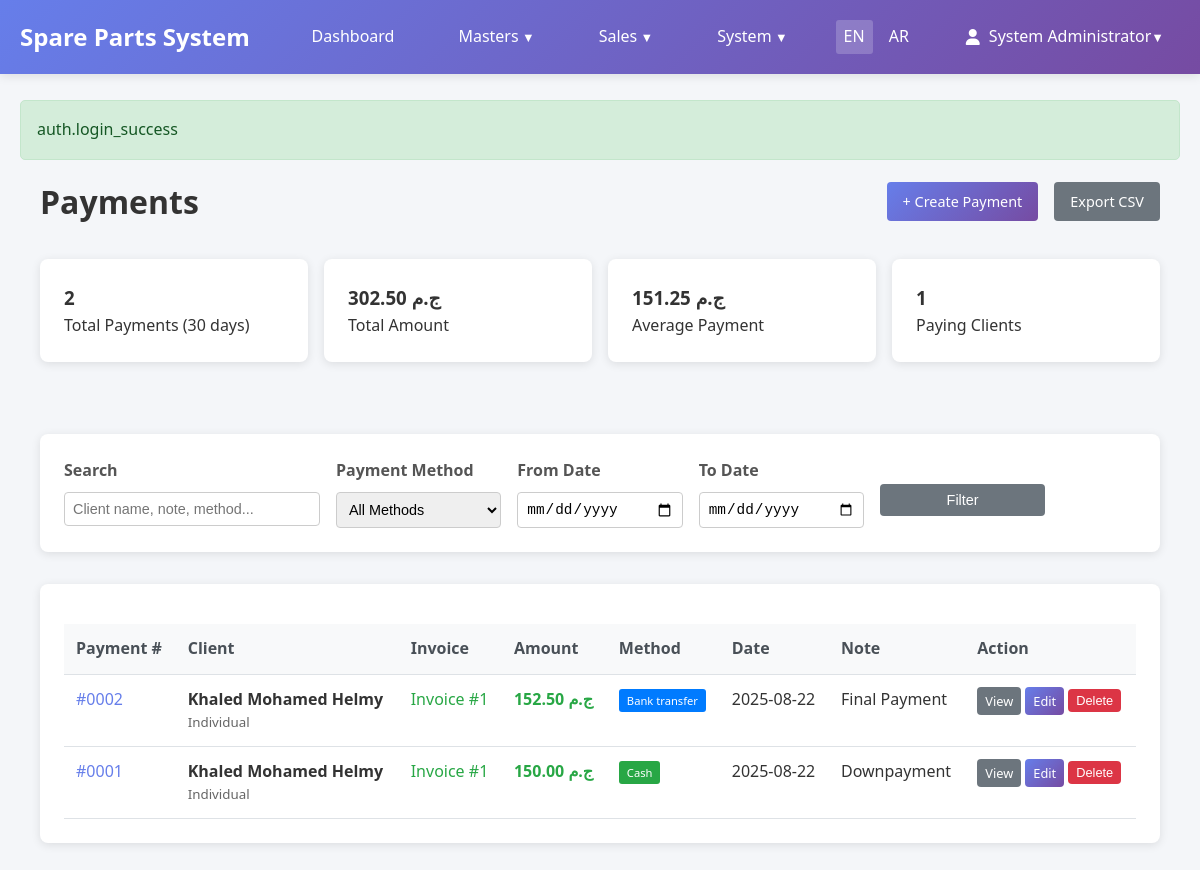
Page /payments (signed in) on the committed database.
### tables this page shows
CREATE TABLE `sp_payments` (
  `id` int NOT NULL AUTO_INCREMENT,
  `invoice_id` int NOT NULL,
  `client_id` int NOT NULL,
  `currency_code` varchar(3) NOT NULL DEFAULT 'EGP',
  `exchange_rate` decimal(10,6) NOT NULL DEFAULT '1.000000',
  `amount` decimal(12,2) NOT NULL,
  `amount_in_base` decimal(12,2) DEFAULT NULL,
  `method` varchar(100) NOT NULL DEFAULT 'cash',
  `note` text,
  `created_at` timestamp NOT NULL DEFAULT CURRENT_TIMESTAMP,
  PRIMARY KEY (`id`),
  KEY `fk_payments_invoice` (`invoice_id`),
  KEY `fk_payments_client` (`client_id`),
  KEY `idx_method` (`method`),
  KEY `idx_currency_code` (`currency_code`),
  CONSTRAINT `fk_payments_client` FOREIGN KEY (`client_id`) REFERENCES `sp_clients` (`id`) ON DELETE CASCADE,
  CONSTRAINT `fk_payments_currency` FOREIGN KEY (`currency_code`) REFERENCES `sp_currencies` (`code`) ON UPDATE CASCADE,
  CONSTRAINT `fk_payments_invoice` FOREIGN KEY (`invoice_id`) REFERENCES `sp_invoices` (`id`) ON DELETE CASCADE
);

CREATE TABLE `sp_clients` (
  `id` int NOT NULL AUTO_INCREMENT,
  `type` enum('company','individual') NOT NULL DEFAULT 'company',
  `name` varchar(255) NOT NULL,
  `phone` varchar(50) DEFAULT NULL,
  `email` varchar(255) DEFAULT NULL,
  `address` text,
  `created_at` timestamp NOT NULL DEFAULT CURRENT_TIMESTAMP,
  PRIMARY KEY (`id`),
  KEY `idx_name` (`name`),
  KEY `idx_type` (`type`)
);

CREATE TABLE `sp_currencies` (
  `id` int NOT NULL AUTO_INCREMENT,
  `code` varchar(3) NOT NULL,
  `name` varchar(50) NOT NULL,
  `symbol` varchar(10) NOT NULL,
  `is_primary` tinyint(1) NOT NULL DEFAULT '0',
  `is_active` tinyint(1) NOT NULL DEFAULT '1',
  `exchange_rate` decimal(10,6) NOT NULL DEFAULT '1.000000',
  `decimal_places` tinyint NOT NULL DEFAULT '2',
  `created_at` timestamp NOT NULL DEFAULT CURRENT_TIMESTAMP,
  `updated_at` timestamp NOT NULL DEFAULT CURRENT_TIMESTAMP ON UPDATE CURRENT_TIMESTAMP,
  PRIMARY KEY (`id`),
  UNIQUE KEY `code` (`code`),
  KEY `is_primary` (`is_primary`),
  KEY `is_active` (`is_active`)
);

### app/views/payments/index.php (the view, shortened to what the rows shown need)
<div class="container">
    <div class="d-flex justify-content-between align-items-center mb-4">
        <h1><?= I18n::t('navigation.payments') ?></h1>
        <div style="display: flex; gap: 1rem;">
            <a href="/payments/create" class="btn btn-primary">
                + <?= I18n::t('actions.create') ?> Payment
            </a>
            <a href="/payments/export<?= !empty($_GET) ? '?' . http_build_query($_GET) : '' ?>" class="btn btn-secondary">
                Export CSV
            </a>
        </div>
    </div>
    <?php if (!empty($summary)): ?>
        <div class="row mb-4">
            <div class="col-md-3">
                <div class="card">
                    <div class="card-body text-center">
                        <h3 class="text-primary"><?= number_format($summary['summary']['total_payments'] ?? 0) ?></h3>
                        <p class="text-muted">Total Payments (30 days)</p>
                    </div>
                </div>
            </div>
            <div class="col-md-3">
                <div class="card">
                    <div class="card-body text-center">
                        <h3 class="text-success"><?= Helpers::formatCurrency($summary['summary']['total_amount'] ?? 0) ?></h3>
                        <p class="text-muted">Total Amount</p>
                    </div>
                </div>
            </div>
            <div class="col-md-3">
                <div class="card">
                    <div class="card-body text-center">
                        <h3 class="text-info"><?= Helpers::formatCurrency($summary['summary']['average_amount'] ?? 0) ?></h3>
                        <p class="text-muted">Average Payment</p>
                    </div>
                </div>
            </div>
            <div class="col-md-3">
                <div class="card">
                    <div class="card-body text-center">
                        <h3 class="text-warning"><?= number_format($summary['summary']['unique_clients'] ?? 0) ?></h3>
                        <p class="text-muted">Paying Clients</p>
                    </div>
                </div>
            </div>
        </div>
    <?php endif; ?>
    <div class="card mb-4">
        <div class="card-body">
            <form method="GET" action="/payments">
                <div class="row">
                    <div class="col-md-3">
                        <label for="search" class="form-label">Search</label>
                        <input type="text"
                               class="form-control"
                               id="search"
                               name="search"
                               placeholder="Client name, note, method..."
                               value="<?= Helpers::escape($search ?? '') ?>"
                        >
                    </div>
                    <div class="col-md-2">
                        <label for="method" class="form-label">Payment Method</label>
                        <select name="method" class="form-control" id="method">
                            <option value="">All Methods</option>
                        </select>
                    </div>
                    <div class="col-md-2">
                        <label for="date_from" class="form-label">From Date</label>
                        <input type="date"
                               class="form-control"
                               id="date_from"
                               name="date_from"
                               value="<?= Helpers::escape($dateFrom ?? '') ?>"
                        >
                    </div>
                    <div class="col-md-2">
                        <label for="date_to" class="form-label">To Date</label>
                        <input type="date"
                               class="form-control"
                               id="date_to"
                               name="date_to"
                               value="<?= Helpers::escape($dateTo ?? '') ?>"
                        >
                    </div>
                    <div class="col-md-2">
                        <label>&nbsp;</label>
                        <button type="submit" class="btn btn-secondary d-block"><?= I18n::t('actions.filter') ?></button>
                    </div>
                </div>
            </form>
        </div>
    </div>
    <div class="card">
        <div class="card-body">
            <div class="table-responsive">
                <table class="table">
                    <thead>
                        <tr>
                            <th>Payment #</th>
                            <th>Client</th>
                            <th>Invoice</th>
                            <th>Amount</th>
                            <th>Method</th>
                            <th>Date</th>
                            <th>Note</th>
                            <th><?= I18n::t('common.action') ?></th>
                        </tr>
                    </thead>
                    <tbody>
                        <?php if (!empty($payments['data'])): ?>
                            <?php foreach ($payments['data'] as $payment): ?>
                                <tr>
                                    <td>
                                        <a href="/payments/<?= $payment['id'] ?>" style="text-decoration: none; color: #667eea;">
                                            #<?= str_pad($payment['id'], 4, '0', STR_PAD_LEFT) ?>
                                        </a>
                                    </td>
                                    <td>
                                        <div>
                                            <strong><?= Helpers::escape($payment['client_name'] ?? 'Unknown') ?></strong>
                                            <small style="display: block; color: #666;">
                                                <?= ucfirst($payment['client_type'] ?? 'unknown') ?>
                                            </small>
                                        </div>
                                    </td>
                                    <td>
                                        <?php if (isset($payment['invoice_id']) && $payment['invoice_id']): ?>
                                            <a href="/invoices/<?= $payment['invoice_id'] ?>" style="text-decoration: none; color: #28a745;">
                                                Invoice #<?= $payment['invoice_id'] ?>
                                            </a>
                                        <?php else: ?>
                                            <span style="color: #666;">-</span>
                                        <?php endif; ?>
                                    </td>
                                    <td>
                                        <span style="color: #28a745; font-weight: bold;">
                                            <?= Helpers::formatCurrency($payment['amount'] ?? 0) ?>
                                        </span>
                                    </td>
                                    <td>
                                        <span class="badge badge-method badge-<?= str_replace('_', '-', $payment['method'] ?? 'other') ?>">
                                            <?= ucfirst(str_replace('_', ' ', $payment['method'] ?? 'Other')) ?>
                                        </span>
                                    </td>
                                    <td><?= Helpers::formatDate($payment['created_at'] ?? null) ?></td>
                                    <td>
                                        <span style="max-width: 200px; display: inline-block; overflow: hidden; text-overflow: ellipsis; white-space: nowrap;" title="<?= Helpers::escape($payment['note'] ?? '') ?>">
                                            <?= Helpers::escape($payment['note'] ?? '-') ?>
                                        </span>
                                    </td>
                                    <td>
                                        <div style="display: flex; gap: 0.25rem; flex-wrap: wrap;">
                                            <a href="/payments/<?= $payment['id'] ?>" class="btn btn-sm btn-secondary"><?= I18n::t('actions.view') ?></a>
                                            <?php if (!isset($payment['is_system_generated']) || !$payment['is_system_generated']): ?>
                                                <a href="/payments/<?= $payment['id'] ?>/edit" class="btn btn-sm btn-primary"><?= I18n::t('actions.edit') ?></a>
                                                <form method="POST" action="/payments/<?= $payment['id'] ?>/delete" style="display: inline;"
                                                      onsubmit="return confirm('Are you sure you want to delete this payment? This will affect invoice balances.')">
                                                    <button type="submit" class="btn btn-sm btn-danger"><?= I18n::t('actions.delete') ?></button>
                                                </form>
                                            <?php endif; ?>
                                        </div>
                                    </td>
                                </tr>
                            <?php endforeach; ?>
                        <?php endif; ?>
                    </tbody>
                </table>
            </div>
        </div>
    </div>
</div>
<?php
include __DIR__ . '/../layouts/base.php';
?>

### app/core/Router.php (shortened to what the rows shown need)
<?php
class Router
{
    private array $routes = [];
    private array $groupStack = [];
    public function group(array $attributes, callable $callback): void
    {
        $this->groupStack[] = $attributes;
        array_pop($this->groupStack);
    }
    private function addRoute(string $method, string $path, string $action): void
    {
        $path = '/' . trim($path, '/');
        if ($path !== '/') {
            $path = rtrim($path, '/');
        }
        $route = [
            'method' => $method,
            'path' => $path,
            'action' => $action,
            'middleware' => $this->getGroupMiddleware()
        ];
        $this->routes[] = $route;
    }
    private function getGroupMiddleware(): array
    {
        $middleware = [];
        foreach ($this->groupStack as $group) {
            if (isset($group['auth']) && $group['auth']) {
                $middleware[] = 'auth';
            }
        }
        return $middleware;
    }
    public function resolve(): void
    {
        $method = $_SERVER['REQUEST_METHOD'];
        $path = parse_url($_SERVER['REQUEST_URI'], PHP_URL_PATH);
        $path = '/' . trim($path, '/');
        if ($path !== '/') {
            $path = rtrim($path, '/');
        }
        foreach ($this->routes as $route) {
            if ($route['method'] === $method && $this->matchPath($route['path'], $path)) {
                $this->executeAction($route['action'], $this->extractParams($route['path'], $path));
                return;
            }
        }
    }
    private function matchPath(string $routePath, string $requestPath): bool
    {
        $pattern = preg_replace('/\{[^}]+\}/', '([^/]+)', $routePath);
        $pattern = '#^' . $pattern . '$#';
        return (bool) preg_match($pattern, $requestPath);
    }
    private function extractParams(string $routePath, string $requestPath): array
    {
        $params = [];
        return $params;
    }
    private function executeAction(string $action, array $params = []): void
    {
        [$controllerName, $methodName] = explode('@', $action);
        $controller = new $controllerClass();
        $controller->$methodName($params);
    }
}

### rows in the picture
sp_payments: id "0002", client.name "Khaled Mohamed Helmy", client.type "Individual", invoice "1", amount.symbol "152.50 ج.م", method "Bank transfer", created_at "2025-08-22", note "Final Payment"
sp_payments: id "0001", client.name "Khaled Mohamed Helmy", client.type "Individual", invoice "1", amount.symbol "150.00 ج.م", method "Cash", created_at "2025-08-22", note "Downpayment"

### other values in the picture
Helpers::escape($message) "auth.login_success"
$summary['summary']['total_payments'] "2"
Helpers::formatCurrency($summary['summary']['total_amount'] ?? 0) "302.50 ج.م"
Helpers::formatCurrency($summary['summary']['average_amount'] ?? 0) "151.25 ج.م"
$summary['summary']['unique_clients'] "1"
